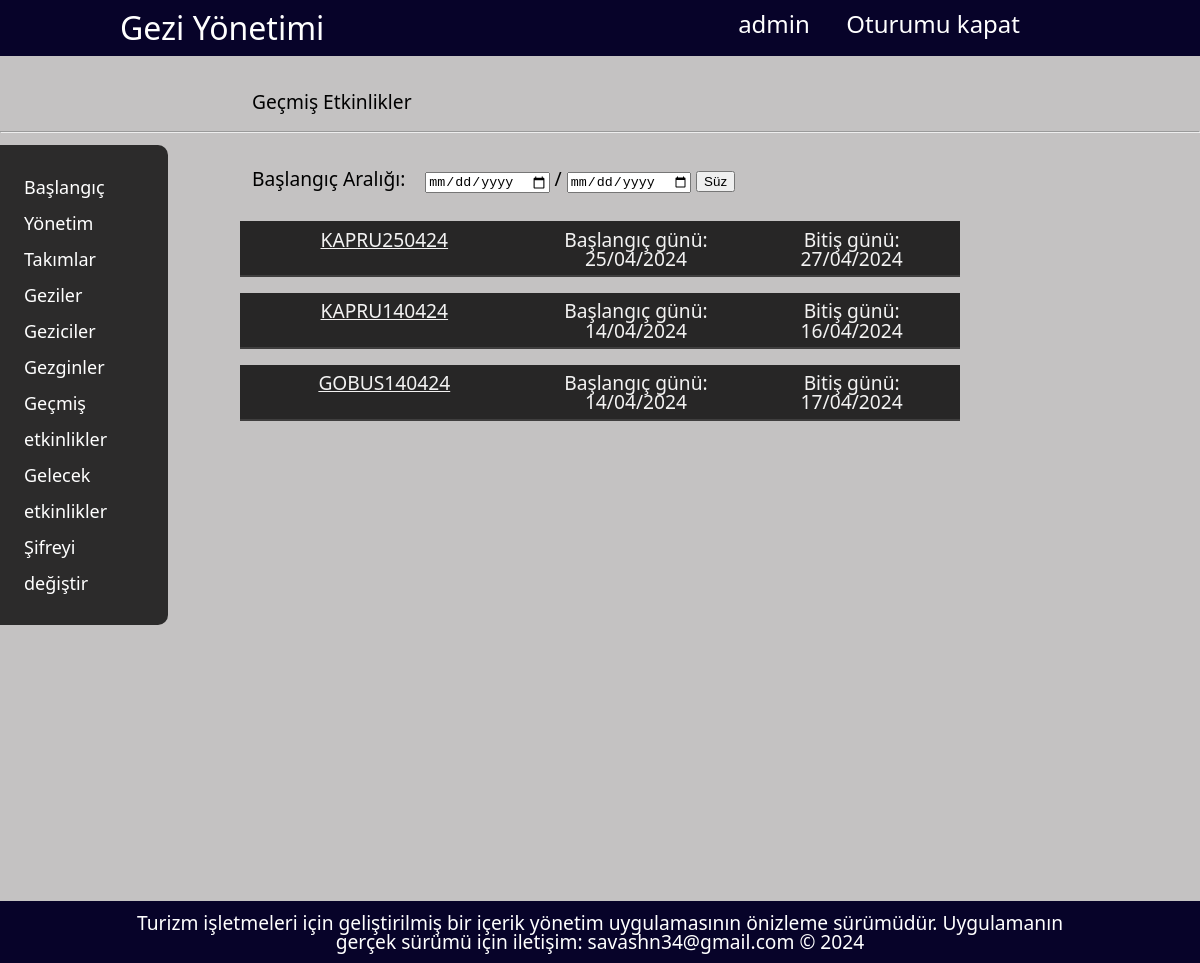
The page /gecmis (signed in) on the database its author committed.
### geziuygulamasi/models.py (models this page shows, shortened)
class Takimlar(models.Model):
    takim_adi = models.CharField(max_length=50, null=True)
    gezi = models.ForeignKey(Geziler, on_delete=models.CASCADE)
    baslangic = models.DateTimeField(null=False)
    bitis = models.DateTimeField(null=False)
    gezicisi = models.ForeignKey(Geziciler, on_delete=models.CASCADE)
    gidis_ucagi = models.ForeignKey(Ucaklar, related_name='gidis_ucagi', on_delete=models.CASCADE)
    gidis_ucus_no = models.CharField(max_length=50)
    gidis_ucak_kalkis_yeri = models.ForeignKey(Ucus_Alanlari, null=True, related_name='gidis_ucak_kalkis_yeri', on_delete=models.CASCADE)
    gidis_ucak_kalkis = models.DateTimeField(null=True)
    gidis_ucak_inis_yeri = models.ForeignKey(Ucus_Alanlari, null=True, related_name='gidis_ucak_inis_yeri', on_delete=models.CASCADE)
    gidis_ucak_inis = models.DateTimeField(null=True)
    donus_ucagi = models.ForeignKey(Ucaklar, null=True, related_name='donus_ucagi', on_delete=models.CASCADE)
    donus_ucus_no = models.CharField(max_length=50)
    donus_ucak_kalkis_yeri = models.ForeignKey(Ucus_Alanlari, null=True, related_name='donus_ucak_kalkis_yeri', on_delete=models.CASCADE)
    donus_ucak_kalkis = models.DateTimeField(null=True)
    donus_ucak_inis_yeri = models.ForeignKey(Ucus_Alanlari, null=True, related_name='donus_ucak_inis_yeri', on_delete=models.CASCADE)
    donus_ucak_inis = models.DateTimeField(null=True)
    slug = models.SlugField(null=True, blank=True, unique=True, db_index=True)
    def __str__(self):
        return self.takim_adi

### geziuygulamasi/views.py (the view)
# urls.py: path("gecmis", views.gecmis, name="gecmis"),
def gecmis(request):
    if not request.user.is_authenticated:
        return redirect("giris")
    bugun = datetime.now()
    baslangic_min = request.GET.get('baslangic_min', '')
    baslangic_max = request.GET.get('baslangic_max', '')
    if request.user.is_superuser:
        gecmis_etkinlikler = Takimlar.objects.filter(baslangic__lt=bugun)
        filter = TakimlarFilter(request.GET, queryset=gecmis_etkinlikler)
    else:
        gezici = Geziciler.objects.get(slug=request.user.username)
        gecmis_etkinlikler = Takimlar.objects.filter(baslangic__lt=bugun, gezicisi=gezici)
        filter = TakimlarFilter(request.GET, queryset=gecmis_etkinlikler)
    user_agent = get_user_agent(request)
    context = {
        "bugun": bugun,
        "filter": filter,
        "baslangic_min": baslangic_min,
        "baslangic_max": baslangic_max,
        "user_agent": user_agent,
    }
    return render(request, 'gecmis.html', context)

### geziuygulamasi/templates/gecmis.html (shortened to what this page needs)
{% extends "base.html" %}
{% block content %}
<div class="icerik"><h3>Geçmiş Etkinlikler</h3></div>
<hr><br>
{% if filter %}
<div class="icerik">
    <form method="get">
        <label for="id_baslangic_min">Başlangıç Aralığı:&nbsp;&nbsp;&nbsp;</label>
        <input type="date" name="baslangic_min" id="id_baslangic_min">
        <label for="id_baslangic_max"> / </label>
        <input type="date" name="baslangic_max" id="id_baslangic_max">
        <button type="submit">Süz</button>
    </form>
</div>
{% for etkinlik in filter.qs %}
    <table>
        <tbody>
            <tr>
                <th><a href="{% url 'takim' etkinlik.slug %}">{{ etkinlik|upper }}</a></th>
                <td>Başlangıç günü: {{ etkinlik.baslangic|date:"d/m/Y" }}</td>
                <td>Bitiş günü: {{ etkinlik.bitis|date:"d/m/Y" }}</td>
                <br>
            </tr>
        </tbody>
    </table>
{% empty %}
    <div class="icerik"><p>İlgili aralıkta etkinlik bulunamadı.</p></div>
{% endfor %}
{% endif %}
{% endblock %}

### templates/base.html (shortened to what this page needs)
{% load static %}
<!DOCTYPE html>
<html lang="tr">
<head>
    <link rel="stylesheet" href="{% static 'css/style.css' %}">
</head>
<body>
    <header>
        <h1 id="ad"><a href="{% url 'baslangic' %}">Gezi Yönetimi</a></h1>
        {% if user_agent.is_mobile %}
        <div class='sidenav' id='sidebarNav'>
            <a href='javascript:void(0)' class='closeBtn' onclick='closeNav()'>&times;</a>
            {% include "partials/_gezinme.html" %}
        </div>
        <span class='open' onclick='openNav()'>&#9776;</span>
        {% else %}
        <h2 id="secenekler">
            {% if user.is_authenticated %}
                {% if user.get_full_name %}
                    <a href="{% url 'gezici' slug=user.username %}">{{ user.get_full_name|title }}</a>
                {% else %}
                    <a href="{% url 'admin:index' %}">{{ user.username }}</a>
                {% endif %}
                <a href="{% url "cikis" %}">Oturumu kapat</a></li>
            {% elif not user.is_authenticated %}
                <a href="{% url "giris" %}">Giriş yap</a>
            {% endif %}
        {% endif %}
    </header>
    <div class="govde">
        {% if not user_agent.is_mobile %}
            {% if user.is_authenticated %}
            <div class="gezinme">
                {% include "partials/_gezinme.html" %}
            </div>
            {% endif %}
        {% endif %}
    {% block content %}{% endblock %}
    </div>
    <footer>
        <h4>Turizm işletmeleri için geliştirilmiş bir içerik yönetim uygulamasının önizleme sürümüdür. Uygulamanın gerçek sürümü için iletişim: savashn34@gmail.com &copy; 2024</h4>
    </footer>
</body>
</html>

### static/css/style.css (style rules this page uses)
body { background-color: rgb(196, 194, 194); color: black; font-family: system-ui, -apple-system, BlinkMacSystemFont, 'Segoe UI', Roboto, Oxygen, Ubuntu, Cantarell, 'Open Sans', 'Helvetica Neue', sans-serif; }
header { display: flex; background-color: rgb(7, 3, 41); }
header a { color: white; text-decoration: none; }
h1 { font-size: xx-large; margin: 1% 10%; }
h2 { margin: 1% 15%; }
h3 { font-weight: 500; }
h4 { font-size: larger; }
#ad { width: 60%; text-align: left; justify-content: left; }
#secenekler { width: 70%; text-align: right; justify-content: right; font-size: 24px; }
.icerik { font-size: larger; padding: 1% 1%; margin: 0 20%; }
.govde { margin: 2% 0; }
.gezinme { width: 10%; margin-top: 65px; padding: 2% 2%; line-height: 2; background-color: rgb(44, 43, 43); position: absolute; border-top-right-radius: 10px; border-bottom-right-radius: 10px; font-size: large; }
table { margin: 0 20%; width: 60%; border: 1px solid white; background-color: black; color: white; opacity: 0.8; }
tbody tr { border-bottom: 2px solid rgb(30, 30, 30); }
tbody a { font-weight: 400; color: white; }
th { font-weight: 700; border: 1px solid black; padding: 1% 3%; width: 20%; font-size: larger; }
td { border: 1px solid black; padding: 1% 3%; font-size: larger; width: 15%; text-align: center; }
footer { justify-content: center; text-align: center; margin-top: 40%; margin-bottom: 0; background-color: rgb(7, 3, 41); padding: 1% 10%; color: white; }

### rows shown on the page
Takimlar: takim_adi "KAPRU250424", baslangic "25/04/2024", bitis "27/04/2024"
Takimlar: takim_adi "KAPRU140424", baslangic "14/04/2024", bitis "16/04/2024"
Takimlar: takim_adi "GOBUS140424", baslangic "14/04/2024", bitis "17/04/2024"

### other values the page prints
{{ user.username }} "admin"
